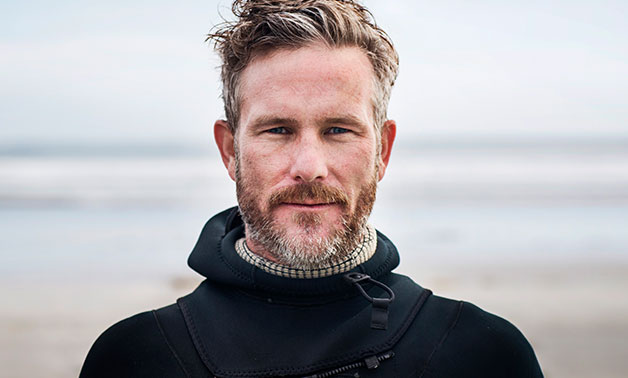
#> input picture human.jpg, 628 x 378 px
$ python edge_canny.py   (Python 2 division)   (older library calls are emulated)
#> lines starting #> are read from the running program, lines starting #| are printed output that depends on the picture; after the words box and inside, x2 and y2 are one past the last pixel; in counts of white or black regions, pixels touching at a corner belong together
import cv2
import numpy as np
from matplotlib import pyplot as plt


#  _____ _____ _____
# |     |     |     |
# |  1  |  2  |  4  |
# |_____|_____|_____|
# |     |     |     |
# |  8  |  X  | 16  |
# |_____|_____|_____|
# |     |     |     |
# | 32  | 64  | 128 |
# |_____|_____|_____|


OUTPUT_FILE_NAME = "video_sketch"
MAX_WIDTH = 640.0
MAX_HEIGHT = 480.0

codes = [128, 64, 32, 16, 8, 4, 2, 1]
map_to_go = { 1 : [-1,-1],
              2 : [-1, 0],
              4 : [-1, 1],
              8 : [ 0,-1],
             16 : [ 0, 1],
             32 : [ 1,-1],
             64 : [ 1, 0],
            128 : [ 1, 1]
            }

def codeToGo(node, codes):
    for code in codes:
        if node // code:
            return code
    print "Error codeToGo returns 0"
    return 0

def whereToGo(code_to_go, y, x, map_to_go):
    return y + map_to_go[code_to_go][0], x + map_to_go[code_to_go][1]

img = cv2.imread('human.jpg', cv2.IMREAD_UNCHANGED)
#> img is the input picture: shape (378, 628, 3); mean B, G, R 173.2, 170.2, 174.1
edges = cv2.Canny(img, 150, 300, apertureSize=3, L2gradient=True)
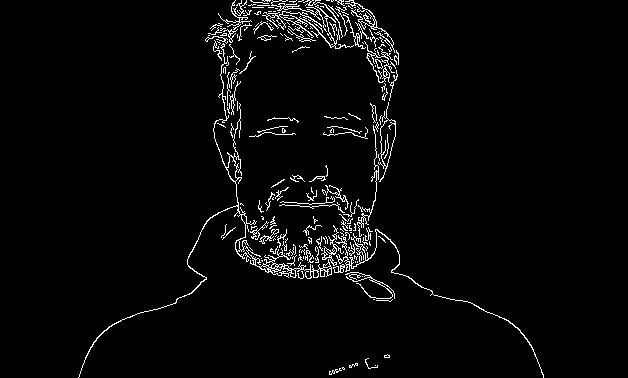
#> edges: shape (378, 628); 3.2% white in thin lines or dots, all inside (x1, y1, x2, y2) = (78, 0, 544, 378)

# [11 lines of commented-out code are left out]
edges_bool = edges.astype(np.bool)

h, w = edges_bool.shape
#> h = 378; w = 628
resizer_coefficient = min(MAX_HEIGHT/h, MAX_WIDTH/w)
#> resizer_coefficient = 1.02
h_resized = int(h * resizer_coefficient)
#> h_resized = 385
w_resized = int(w * resizer_coefficient)
#> w_resized = 640
fourcc = cv2.VideoWriter_fourcc(*'DIVX')
video = cv2.VideoWriter(OUTPUT_FILE_NAME + ".avi",1,10.0,(w, h))

raw_edges = np.zeros((h+2, w+2), dtype=np.uint8)
raw_edges[1:-1, 1:-1] = edges_bool
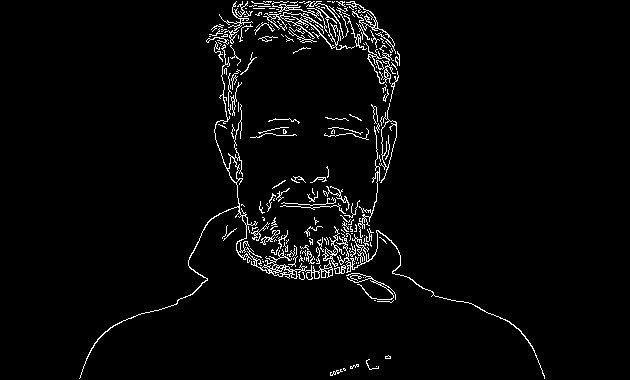
#> raw_edges: shape (380, 630); values 0 (black) and 1 (white), 3.2% white in thin lines or dots, all inside (x1, y1, x2, y2) = (79, 1, 545, 379)

recoded_edges = edges_bool * (raw_edges[0:-2, 0:-2] +
                              2 * raw_edges[0:-2, 1:-1] +
                              4 * raw_edges[0:-2, 2:] +
                              8 * raw_edges[1:-1, 0:-2] +
                              16 * raw_edges[1:-1, 2:] +
                              32 * raw_edges[2:, 0:-2] +
                              64 * raw_edges[2:, 1:-1] +
                              128 * raw_edges[2:, 2:])
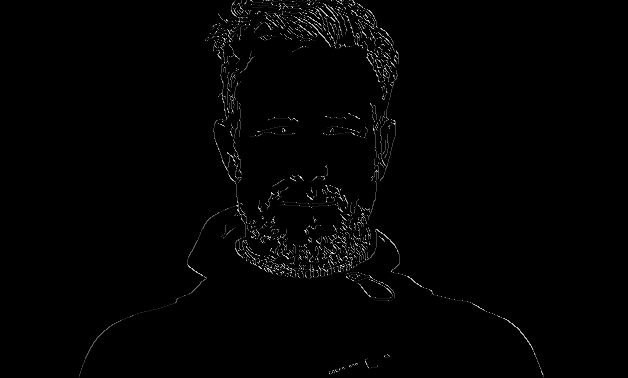
#> recoded_edges: shape (378, 628); min 0, max 243, mean 2.7

recoded_buff = np.copy(recoded_edges)
output_image = np.ones((h,w), dtype=np.bool)

video_img = 255 * np.ones((h,w), dtype=np.uint8)
counter = 0
for i in range(h):
    for j in range(w):
        if recoded_buff[i,j] > 0:
            #print output_image
            #print recoded_buff
            x = j
            y = i
            from_code = 0
            node_buff = recoded_buff[i,j]
            while(node_buff > 0):
                #print output_image
                #print recoded_buff

                output_image[y,x] = 0

                #write to video
                video_img[y, x] = max(0, video_img[y, x] - 80)
                if counter % 100 == 0:
                    #video_to_show = cv2.resize(video_img, (w, h))
                    #if counter % 1000 == 0:
                        #cv2.imwrite("video_img_" + str(counter/100) + ".png", video_to_show)
                    imRGB = cv2.cvtColor(video_img, cv2.COLOR_GRAY2RGB)
                    video.write(imRGB)
                counter += 1

                #find code which points next node
                code_to_go = codeToGo(node_buff, codes)

                #erase code_to_go info
                recoded_buff[y, x] &= (255 - code_to_go)

                #code_to_go of previous node and from_code of connected node multiplication is 128
                from_code = 128 / code_to_go
                y, x = whereToGo(code_to_go, y, x, map_to_go)

                #print output_image
                #print recoded_buff
                node_buff = recoded_buff[y,x]

                # erase from_code from next code
                recoded_buff[y, x] &= (255 - from_code)
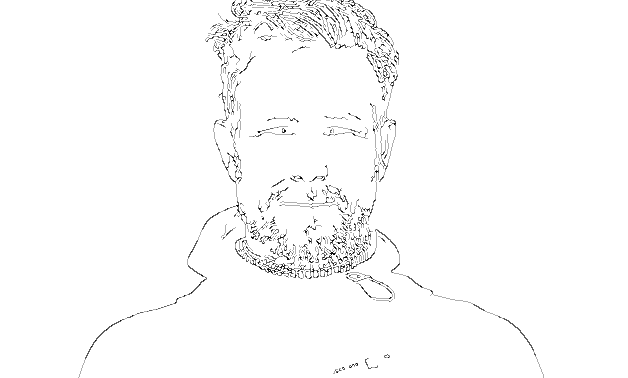
#> imRGB: shape (378, 628, 3); min 0, max 255, mean 250.8
#> recoded_buff: shape (378, 628); 3.21% of pixels changed, all inside (x1, y1, x2, y2) = (78, 0, 544, 378)
#> after the loop, counter = 12543

cv2.destroyAllWindows()
video.release()
